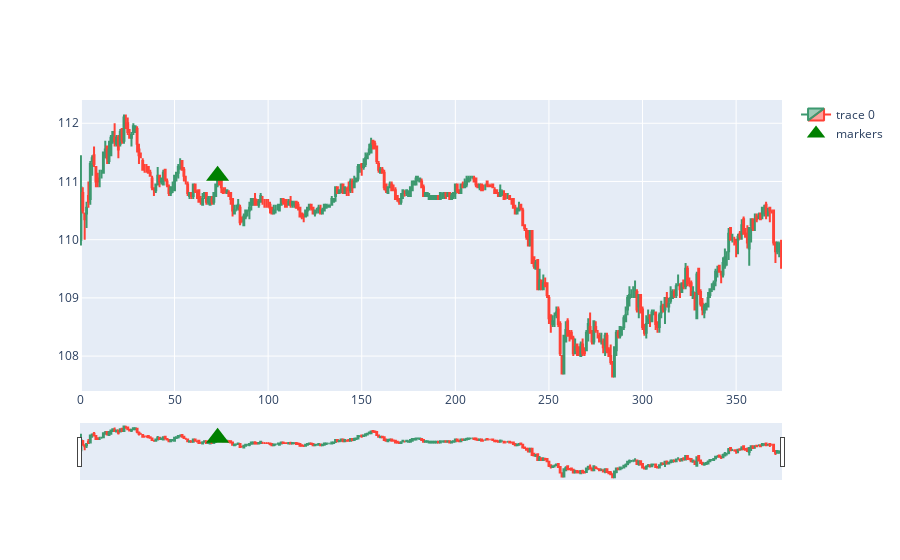

Write notebook code for a chart like this one.
### Code cell
graph(ONGC,"ONGC")

### Figure 1 — Plotly figure (JSON) as saved in the notebook; plotly's stock layout.template omitted (floating-point values rounded to 4 significant figures; data arrays with more than 128 entries replaced by an {"elided": "..."} marker saying what was removed)
{"data": [{"close": {"elided": "375 float values"}, "high": {"elided": "375 float values"}, "low": {"elided": "375 float values"}, "open": {"elided": "375 float values"}, "type": "candlestick", "x": {"elided": "375 int values"}}, {"marker": {"color": ["green"], "size": 20, "symbol": ["triangle-up"]}, "mode": "markers", "name": "markers", "type": "scatter", "x": [73], "y": [111.1]}], "layout": {}}
